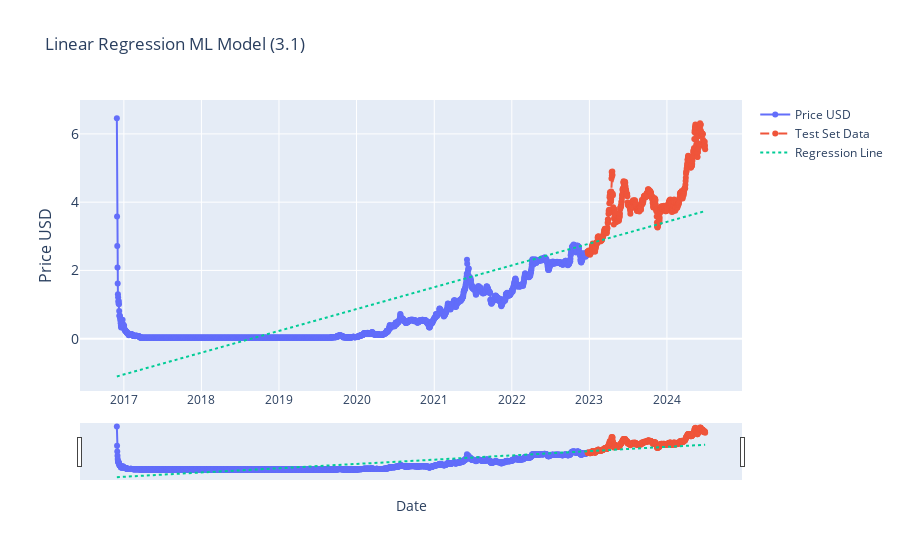

Source (notebook cell):
### Markdown cell above
### OLS / Linear regression (3.1)

### Code cell
# Linear Regression (3.1)

from sklearn.linear_model import LinearRegression
from sklearn.model_selection import train_test_split
import plotly.graph_objects as go
import pandas as pd
from ipywidgets import interact, DatePicker
import numpy as np

current_item['date_ordinal'] = current_item.index.map(pd.Timestamp.toordinal)
X = current_item['date_ordinal'].values.reshape(-1, 1)
y = current_item['price_usd'].values


# train test split (first 80% train, last 20% test)
split_point = int(len(X) * 0.80)  
X_train, X_test = X[:split_point], X[split_point:]
y_train, y_test = y[:split_point], y[split_point:]


# intialize the model (like initialising a variable)
model_lr = LinearRegression()
model_lr.fit(X, y)

# make predictions
y_pred = model_lr.predict(X)


def update_graph(start_date, end_date):
    # Filtering the data based on the date range
    mask = (df.index >= pd.to_datetime(start_date)) & (df.index <= pd.to_datetime(end_date))
    filtered_data = df.loc[mask]
    filtered_pred = y_pred[mask]

    # Creating the plot
    fig = go.Figure()
    fig.add_trace(go.Scatter(x=filtered_data.index[:split_point], y=filtered_data['price_usd'], mode='lines+markers', name='Price USD'))

     # Add the test set prices
    fig.add_trace(go.Scatter(x=filtered_data.index[split_point:], y=y_test, mode='lines+markers', name='Test Set Data', line=dict(dash='dash')))


    # Add the predicted prices
    fig.add_trace(go.Scatter(x=filtered_data.index, y=filtered_pred, mode='lines', name='Regression Line', line=dict(dash='dot')))

    # Formatting
    fig.update_layout(
        title='Linear Regression ML Model (3.1)',
        xaxis_title='Date',
        yaxis_title='Price USD',
        yaxis=dict(
            title='Price USD',
            titlefont_size=16,
            tickfont_size=14,
        ),
        xaxis=dict(  # Added lines for range slider
            rangeslider=dict(
                visible=True
            ),
            type="date"
        ),
        showlegend=True

        )

    fig.show()


# Creating interactive widgets for date selection
start_date_picker = DatePicker(description='Start Date', value=START_DATE)
end_date_picker = DatePicker(description='End Date', value=END_DATE)

# Display the interactive widget
interact(update_graph, start_date=start_date_picker, end_date=end_date_picker)

### Figure 1 — Plotly figure (JSON) as saved in the notebook; plotly's stock layout.template omitted (floating-point values rounded to 4 significant figures; data arrays with more than 128 entries replaced by an {"elided": "..."} marker saying what was removed)
{"data": [{"mode": "lines+markers", "name": "Price USD", "type": "scatter", "x": {"elided": "2216 str values"}, "y": {"elided": "2770 float values"}}, {"line": {"dash": "dash"}, "mode": "lines+markers", "name": "Test Set Data", "type": "scatter", "x": {"elided": "554 str values"}, "y": {"elided": "554 float values"}}, {"line": {"dash": "dot"}, "mode": "lines", "name": "Regression Line", "type": "scatter", "x": {"elided": "2770 str values"}, "y": {"elided": "2770 float values"}}], "layout": {"showlegend": true, "title": {"text": "Linear Regression ML Model (3.1)"}, "xaxis": {"rangeslider": {"visible": true}, "title": {"text": "Date"}, "type": "date"}, "yaxis": {"tickfont": {"size": 14}, "title": {"font": {"size": 16}, "text": "Price USD"}}}}
